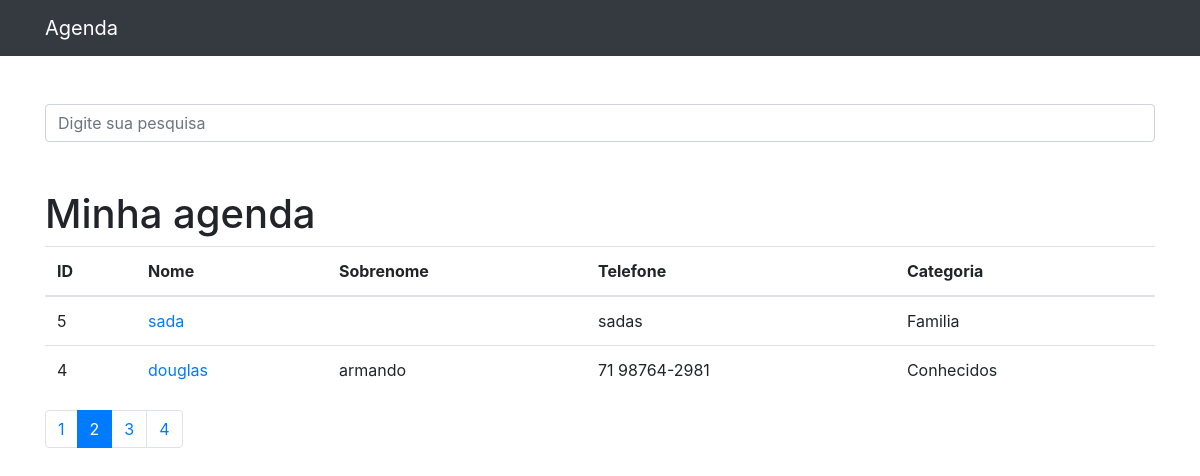
Screenshot of /?p=2&termo= with the database file from the repository.
### contatos/models.py (models this page shows, shortened)
class Contato(models.Model):
    nome = models.CharField(max_length=255)
    sobrenome = models.CharField(max_length=255, blank=True)
    telefone = models.CharField(max_length=255)
    email = models.CharField(max_length=255, blank=True)
    data_criacao = models.DateTimeField(default=timezone.now)
    descricao = models.TextField(blank=True)
    categoria = models.ForeignKey(Categoria, on_delete=models.DO_NOTHING)
    mostrar = models.BooleanField(default=True)
    foto = models.ImageField(blank=True, upload_to='fotos/%Y/%m/%d')

class Categoria(models.Model):
    nome = models.CharField(max_length=255)
    def __str__(self):
        return self.nome

### contatos/views.py (the view)
# urls.py: path('', views.index, name='index'),
def index(request):
    contatos = Contato.objects.order_by('-id').filter(
        mostrar=True
    )
    paginator = Paginator(contatos, 2)
    page = request.GET.get('p')
    contatos = paginator.get_page(page)
    return render(request, 'contatos/index.html', {
        'contatos': contatos
    })

### contatos/templates/contatos/index.html
{% extends 'base.html' %}
{%block conteudo%}
  <h1 class="mt-5">Minha agenda</h1>
  <table class="table">
    <thead>
    <tr>
      <th>ID</th>
      <th>Nome</th>
      <th>Sobrenome</th>
      <th>Telefone</th>
      <th>Categoria</th>
    </tr>
    </thead>
    <tbody>
    {% for contato in contatos %}
        <tr>
          <td>{{contato.id}}</td>
          <td>
            <a href="{% url 'ver_contato' contato.id %}">{{contato.nome}}</a>
          </td>
          <td>{{contato.sobrenome}}</td>
          <td>{{contato.telefone}}</td>
          <td>{{contato.categoria}}</td>
        </tr>
    {% endfor %}
    </tbody>
  </table>
<nav aria-label="Page navigation example">
  <ul class="pagination">
    {% for pagina in contatos.paginator.page_range %}
      {% if contatos.number == pagina%}
        <li class="page-item active">
          <a class="page-link" href="?p={{pagina}}&termo={{ request.GET.termo }}">{{ pagina }}</a>
        </li>
      {% else %}
        <li class="page-item">
          <a class="page-link" href="?p={{pagina}}&termo={{ request.GET.termo }}">{{ pagina }}</a>
        </li>
      {% endif %}
    {% endfor %}
  </ul>
</nav>
{%endblock%}

### rows the page displays
Contato: id "5", nome "sada", telefone "sadas", categoria "Familia"
Contato: id "4", nome "douglas", sobrenome "armando", telefone "71 98764-2981", categoria "Conhecidos"

### other values shown
{{ pagina }} "1" "3" "4"
{{ pagina }} "2"
